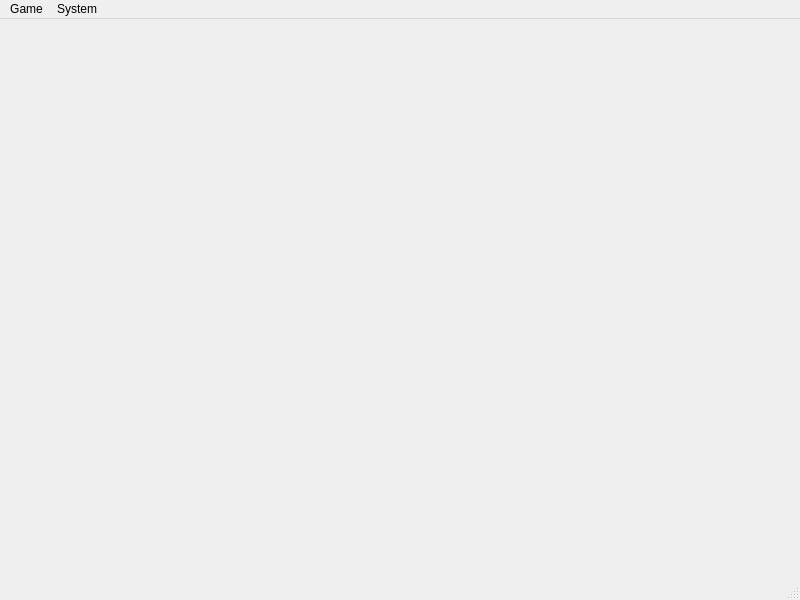
<?xml version="1.0" encoding="UTF-8"?>
<ui version="4.0">
 <class>MainWindow</class>
 <widget class="QMainWindow" name="MainWindow">
  <property name="geometry">
   <rect>
    <x>0</x>
    <y>0</y>
    <width>800</width>
    <height>600</height>
   </rect>
  </property>
  <property name="windowTitle">
   <string>MainWindow</string>
  </property>
  <widget class="QWidget" name="centralwidget"/>
  <widget class="QMenuBar" name="menubar">
   <property name="geometry">
    <rect>
     <x>0</x>
     <y>0</y>
     <width>800</width>
     <height>20</height>
    </rect>
   </property>
   <widget class="QMenu" name="menuGame">
    <property name="title">
     <string>Game</string>
    </property>
    <widget class="QMenu" name="menuChange_the_difficulty">
     <property name="title">
      <string>Change the difficulty</string>
     </property>
     <addaction name="actionEasy"/>
     <addaction name="actionCommon"/>
     <addaction name="actionDifficult"/>
    </widget>
    <addaction name="actionNew_game"/>
    <addaction name="menuChange_the_difficulty"/>
   </widget>
   <widget class="QMenu" name="menuSystem">
    <property name="title">
     <string>System</string>
    </property>
    <addaction name="actionQuit"/>
   </widget>
   <addaction name="menuGame"/>
   <addaction name="menuSystem"/>
  </widget>
  <widget class="QStatusBar" name="statusbar"/>
  <action name="actionNew_game">
   <property name="text">
    <string>New game</string>
   </property>
  </action>
  <action name="actionQuit">
   <property name="text">
    <string>Quit</string>
   </property>
  </action>
  <action name="actionEasy">
   <property name="text">
    <string>Easy</string>
   </property>
  </action>
  <action name="actionCommon">
   <property name="text">
    <string>Common</string>
   </property>
  </action>
  <action name="actionDifficult">
   <property name="text">
    <string>Difficult</string>
   </property>
  </action>
 </widget>
 <resources/>
 <connections>
  <connection>
   <sender>actionQuit</sender>
   <signal>triggered(bool)</signal>
   <receiver>MainWindow</receiver>
   <slot>close()</slot>
   <hints>
    <hint type="sourcelabel">
     <x>-1</x>
     <y>-1</y>
    </hint>
    <hint type="destinationlabel">
     <x>399</x>
     <y>299</y>
    </hint>
   </hints>
  </connection>
 </connections>
</ui>
